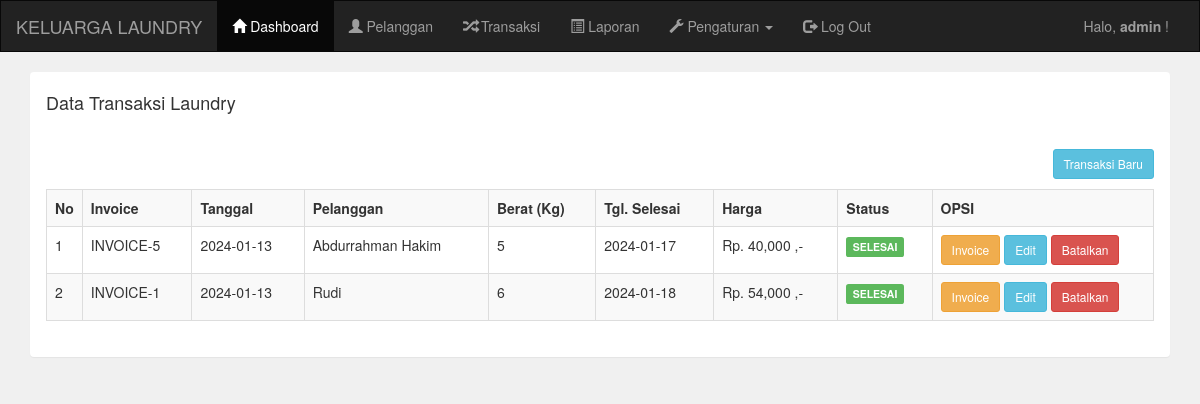
Screenshot of /admin/transaksi.php (signed in) with the database file from the repository.
### tables this page shows
CREATE TABLE `pelanggan` (
  `pelanggan_id` int(11) NOT NULL,
  `pelanggan_nama` varchar(255) DEFAULT NULL,
  `pelanggan_hp` varchar(255) DEFAULT NULL,
  `pelanggan_alamat` text DEFAULT NULL
);

CREATE TABLE `transaksi` (
  `transaksi_id` int(11) NOT NULL,
  `transaksi_tgl` date DEFAULT NULL,
  `transaksi_pelanggan` int(11) DEFAULT NULL,
  `transaksi_harga` int(11) DEFAULT NULL,
  `transaksi_berat` int(11) DEFAULT NULL,
  `transaksi_tgl_selesai` date DEFAULT NULL,
  `transaksi_status` int(11) DEFAULT NULL
);

### admin/transaksi.php (the view)
<?php include 'header.php'; ?>
<div class="container">
    <div class="panel">
        <div class="panel-heading">
            <h4>Data Transaksi Laundry</h4>
        </div>
        <div class="panel-body">
            <a href="transaksi_tambah.php" class="btn btn-sm btn-info pull-right">Transaksi Baru</a>
            <br />
            <br />
            <table class="table table-bordered table-striped">
                <tr>
                    <th width="1%">No</th>
                    <th>Invoice</th>
                    <th>Tanggal</th>
                    <th>Pelanggan</th>
                    <th>Berat (Kg)</th>
                    <th>Tgl. Selesai</th>
                    <th>Harga</th>
                    <th>Status</th>
                    <th width="20%">OPSI</th>
                </tr>
                <?php
                include '../koneksi.php';
                $data = mysqli_query($koneksi, "select * from pelanggan,transaksi where transaksi_pelanggan=pelanggan_id order by transaksi_id desc");
                $no = 1;
                while ($d = mysqli_fetch_array($data)) {
                ?>
                    <tr>
                        <td><?php echo $no++; ?></td>
                        <td>INVOICE-<?php echo $d['transaksi_id']; ?></td>
                        <td><?php echo $d['transaksi_tgl']; ?></td>
                        <td><?php echo $d['pelanggan_nama']; ?></td>
                        <td><?php echo $d['transaksi_berat']; ?></td>
                        <td><?php echo $d['transaksi_tgl_selesai']; ?></td>
                        <td><?php echo "Rp. " . number_format($d['transaksi_harga']) . " ,-"; ?></td>
                        <td>
                            <?php
                            if ($d['transaksi_status'] == "0") {
                                echo "<div class='label label-warning'>PROSES</div>";
                            } else if ($d['transaksi_status'] == "1") {
                                echo "<div class='label label-info'>DICUCI</div>";
                            } else if ($d['transaksi_status'] == "2") {
                                echo "<div class='label label-success'>SELESAI</div>";
                            }
                            ?>
                        </td>
                        <td>
                            <a href="transaksi_invoice.php?id=<?php echo $d['transaksi_id']; ?>" target="_blank" class="btn btn-sm btn-warning">Invoice</a>
                            <a href="transaksi_edit.php?id=<?php echo $d['transaksi_id']; ?>" class="btn btn-sm btn-info">Edit</a>
                            <a href="transaksi_hapus.php?id=<?php echo $d['transaksi_id']; ?>" class="btn btn-sm btn-danger">Batalkan</a>
                        </td>
                    </tr>
                <?php
                }
                ?>
            </table>
        </div>
    </div>
</div>
<?php include 'footer.php'; ?>

### rows the page displays
pelanggan: transaksi.transaksi_id "5", transaksi.transaksi_tgl "2024-01-13", pelanggan_nama "Abdurrahman Hakim", transaksi.transaksi_berat "5", transaksi.transaksi_tgl_selesai "2024-01-17", transaksi.transaksi_harga "40,000"
pelanggan: transaksi.transaksi_id "1", transaksi.transaksi_tgl "2024-01-13", pelanggan_nama "Rudi", transaksi.transaksi_berat "6", transaksi.transaksi_tgl_selesai "2024-01-18", transaksi.transaksi_harga "54,000"

### other values shown
$_SESSION['username'] "admin"
